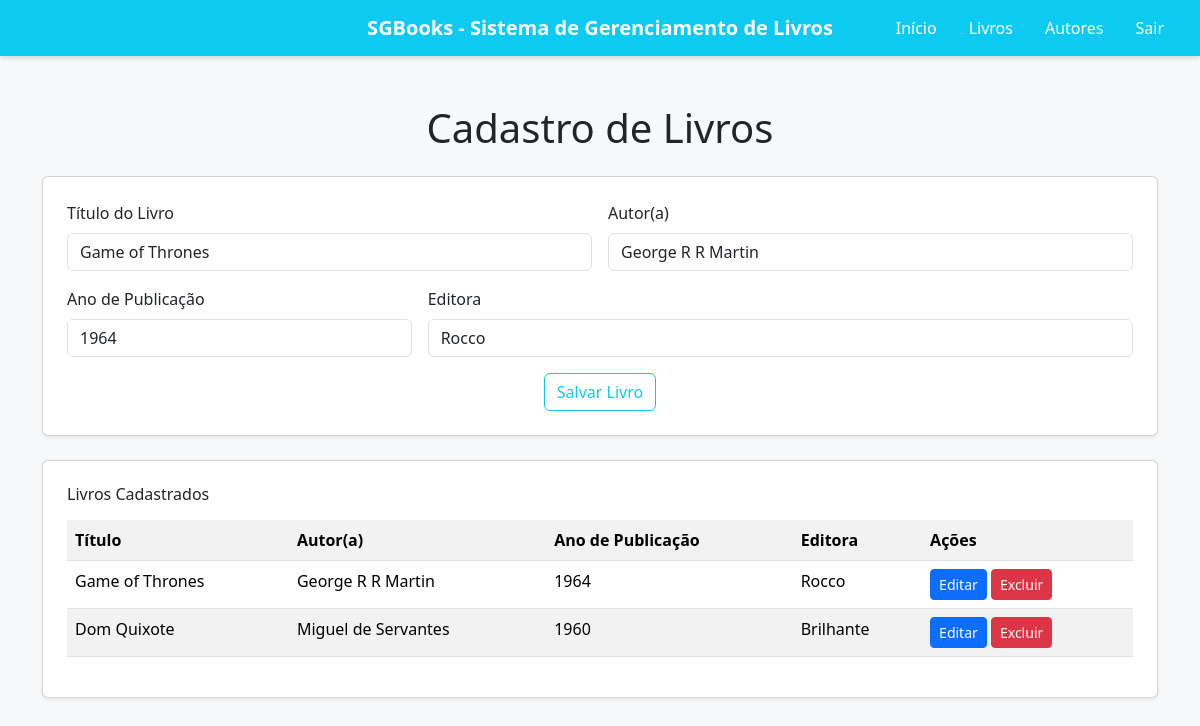
The app's page /livros/editar/7/ with its own data.
### meusite/models.py (models this page shows)
class Livro(models.Model): #models.model indica que a classe Livro é um modelo do Django é padrão
    titulo = models.CharField(max_length=200) #CharField é um campo de texto com tamanho máximo definido
    autor = models.ForeignKey(
        Autor,
        on_delete=models.CASCADE,
        related_name='livros')
    ano_publicacao = models.PositiveIntegerField()
    editora = models.CharField(max_length=100, blank=True, null=True) #blank e null permitem que o campo seja opcional

class Autor(models.Model):
    nome = models.CharField(max_length=150)
    data_nascimento = models.DateField(blank=True, null=True)
    nacionalidade = models.CharField(max_length=100, blank=True, null=True)

### meusite/views.py (the view, shortened to what this page needs)
# urls.py: path('editar/<int:livro_id>/', views.edita_livro, name='edita_livro'),
def edita_livro(request, livro_id):
    livro = get_object_or_404(Livro, id=livro_id)
    autores = Autor.objects.all()
    livros = Livro.objects.all()
    return render(request, 'livros.html', {'livros': livros,'autores': autores, 'livro_editar': livro})

### meusite/templates/livros.html (shortened to what this page needs)
<!DOCTYPE html>
<html lang="pt-br">
  <head>
    <link
      href="https://cdn.jsdelivr.net/npm/bootstrap@5.3.8/dist/css/bootstrap.min.css"
      rel="stylesheet"
    />
  </head>
  <body class="bg-light">
    <header>
      <nav class="navbar navbar-expand-lg navbar-dark navbar-custom">
        <div class="container-fluid position-relative">
          <a class="navbar-brand" href="{% url 'index' %}">
            SGBooks - Sistema de Gerenciamento de Livros
          </a>
          <ul class="navbar-nav ms-auto d-flex flex-row gap-3 me-3">
            <li class="nav-item">
              <a class="nav-link" href="{% url 'index' %}">Início</a>
            </li>
            <li class="nav-item">
              <a class="nav-link" href="{% url 'cadastro_livro' %}">Livros</a>
            </li>
            <li class="nav-item">
              <a class="nav-link" href="#">Autores</a>
            </li>
            <li class="nav-item">
              <a class="nav-link" href="{% url 'logout' %}">Sair</a>
            </li>
          </ul>
        </div>
      </nav>
    </header>
    <div class="container mt-5">
      <h1 class="mb-4 text-center text-dark">Cadastro de Livros</h1>
      <div class="card p-4 mb-4 shadow-sm">
        <form action="" method="POST">
          <div class="row g-3">
            <div class="col-md-6">
              <label class="form-label">Título do Livro</label>
              <input type="text" name="titulo" class="form-control" value="{{ livro_editar.titulo|default:'' }}" required>
            </div>
            <div class="col-md-6">
              <label class="form-label">Autor(a)</label>
              <input type="text" name="autor" class="form-control" value="{{ livro_editar.autor.nome|default:'' }}" required>
            </div>
            <div class="col-md-4">
              <label class="form-label">Ano de Publicação</label>
              <input type="number" name="ano_publicacao" class="form-control" value="{{ livro_editar.ano_publicacao|default:'' }}" required>
            </div>
            <div class="col-md-8">
              <label for="editora" class="form-label">Editora</label>
              <input type="text" name="editora" class="form-control" value="{{ livro_editar.editora|default:'' }}">
            </div>
          </div>
          <div class="mt-3 text-center">
            <button type="submit" class="btn btn-outline-info">
              {% if livro_editar %}Salvar Livro{% else %}Adicionar Livro{% endif %}
            </button>
          </div>
        </form>
      </div>
      <div class="card p-4 shadow-sm">
        <h6 class="mb-3">Livros Cadastrados</h6>
        <table class="table table-striped table-hover">
          <tr>
            <th>Título</th>
            <th>Autor(a)</th>
            <th>Ano de Publicação</th>
            <th>Editora</th>
            <th>Ações</th>
          </tr>
          {% for livro in livros %}
            <tr>
              <td>{{ livro.titulo }}</td>
              <td>{{ livro.autor.nome|default:livro.autor }}</td>
              <td>{{ livro.ano_publicacao }}</td>
              <td>{{ livro.editora }}</td>
              <td>
                <a href="{% url 'edita_livro' livro.id %}" class="btn btn-sm btn-primary">Editar</a>
                <a href="{% url 'exclui_livro' livro.id %}" class="btn btn-sm btn-danger" onclick="return confirm('Deseja excluir este livro?')">Excluir</a>
              </td>
            </tr>
          {% empty %}
            <tr>
              <td colspan="5" class="text-center">Nenhum livro cadastrado.</td>
            </tr>
          {% endfor %}
        </table>
      </div>
    </div>
  </body>
</html>

### meusite/templates/livros.html (style rules this page uses)
.navbar-custom { background-color: #0dcaf0; box-shadow: 0 2px 5px rgba(0, 0, 0, 0.15); position: relative; }
.navbar-brand { position: absolute; left: 50%; transform: translateX(-50%); font-weight: bold; font-size: 1.25rem; color: #ffffff !important; white-space: nowrap; }
.navbar-nav .nav-link { color: #ffffff !important; font-weight: 500; transition: 0.3s; }

### records on screen
Livro: titulo "Game of Thrones", autor "George R R Martin", ano_publicacao "1964", editora "Rocco", autor.nome "George R R Martin"
Livro: titulo "Dom Quixote", autor.nome "Miguel de Servantes", ano_publicacao "1960", editora "Brilhante"
